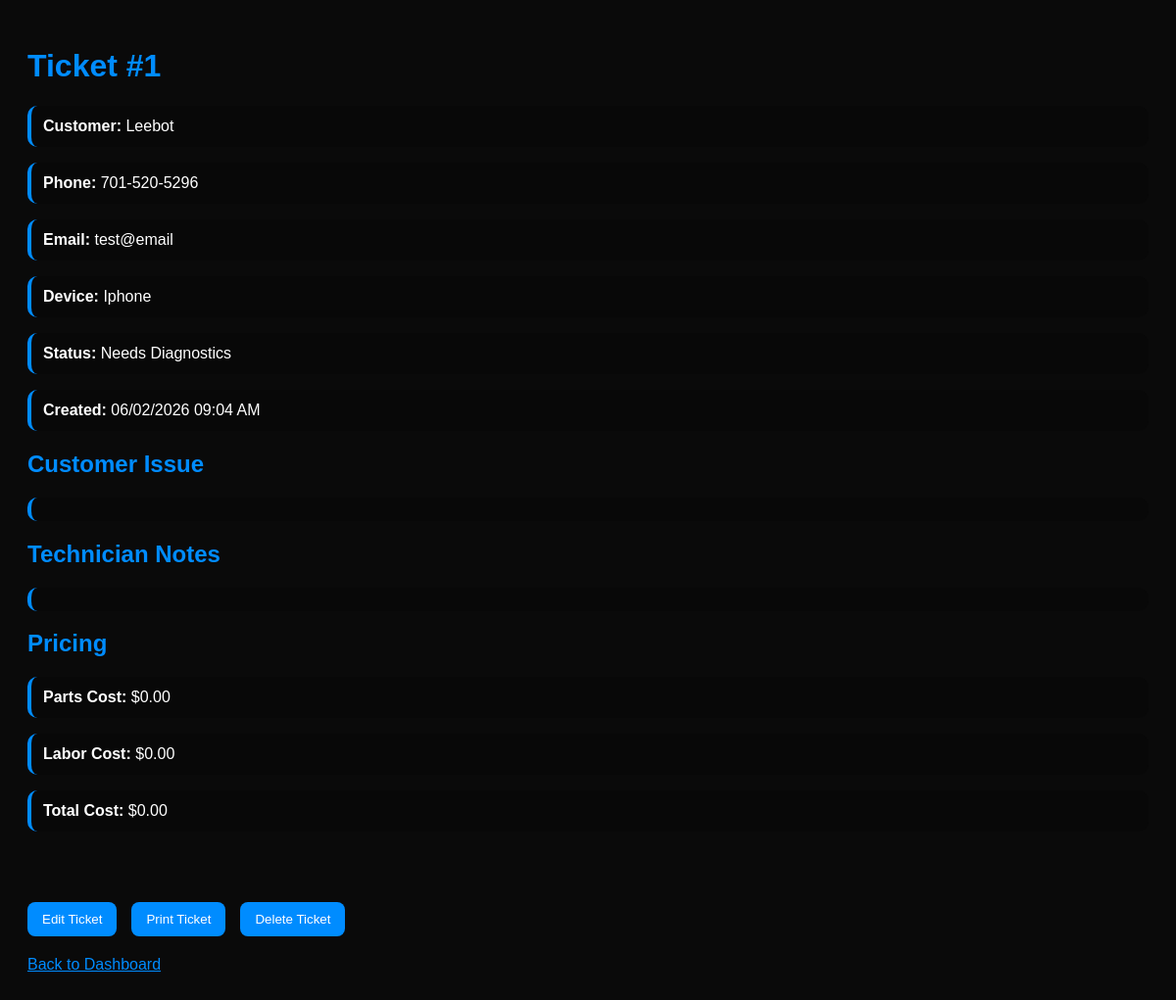
The app's page /ticket/1 with its own data.
### tables this page shows
CREATE TABLE tickets (
    id INTEGER PRIMARY KEY AUTOINCREMENT,
    customer_name TEXT NOT NULL,
    customer_phone TEXT,
    customer_email TEXT,
    device_type TEXT NOT NULL,
    issue TEXT NOT NULL,
    technician_notes TEXT,
    status TEXT DEFAULT 'Needs Diagnostics',
    created_at TEXT DEFAULT CURRENT_TIMESTAMP,
    parts_cost REAL DEFAULT 0,
    labor_cost REAL DEFAULT 0,
    total_cost REAL DEFAULT 0
);

### app.py (the view)
@app.route("/ticket/<int:ticket_id>")
def ticket_detail(ticket_id):
	connection = sqlite3.connect("tickets.db")
	connection.row_factory = sqlite3.Row
	cursor = connection.cursor()
	cursor.execute("SELECT * FROM tickets WHERE id = ?", (ticket_id,))
	ticket = cursor.fetchone()
	connection.close()
	return render_template("ticket.html", ticket=ticket)

### templates/ticket.html (shortened to what this page needs)
<!DOCTYPE html>
<html>
<head>
    <link rel="stylesheet" href="{{ url_for('static', filename='style.css') }}">
</head>
<body>
    <h1>Ticket #{{ ticket.id }}</h1>
    <p><strong>Customer:</strong> {{ ticket.customer_name }}</p>
    <p><strong>Phone:</strong> {{ ticket.customer_phone }}</p>
    <p><strong>Email:</strong> {{ ticket.customer_email }}</p>
    <p><strong>Device:</strong> {{ ticket.device_type }}</p>
    <p><strong>Status:</strong> {{ ticket.status }}</p>
    <p><strong>Created:</strong> {{ ticket.created_at }}</p>
    <h2>Customer Issue</h2>
    <p>{{ ticket.issue }}</p>
    <h2>Technician Notes</h2>
    <p>{{ ticket.technician_notes }}</p>
    <h2>Pricing</h2>
    <p><strong>Parts Cost:</strong> ${{ "%.2f"|format(ticket.parts_cost) }}</p>
    <p><strong>Labor Cost:</strong> ${{ "%.2f"|format(ticket.labor_cost) }}</p>
    <p><strong>Total Cost:</strong> ${{ "%.2f"|format(ticket.total_cost) }}</p>
    <br><br>
<div class="ticket-actions">
    <a href="/ticket/{{ ticket.id }}/edit">
        <button>Edit Ticket</button>
    </a>
    <a href="/ticket/{{ ticket.id }}/print">
        <button>Print Ticket</button>
    </a>
    <form class="delete-form"
          action="/ticket/{{ ticket.id }}/delete"
          method="POST">
        <button type="submit"
            onclick="return confirm('Are you sure you want to delete this ticket?');">
            Delete Ticket
        </button>
    </form>
</div>
<a class="back-link" href="/dashboard">
    Back to Dashboard
</a>
</body>
</html>

### static/style.css (style rules this page uses)
h1, h2 { font-family: 'Orbitron', sans-serif; }
body { font-family: 'Inter', sans-serif; }
body { background-color: #0a0a0a; color: white; font-family: Arial, sans-serif; padding: 20px; }
h1 { color: #008cff; }
h2 { color: #008cff; }
button { background-color: #008cff; color: white; border: none; padding: 10px 15px; border-radius: 8px; cursor: pointer; }
a { color: #008cff; }
p { background-color: #080808; padding: 12px; border-radius: 10px; border-left: 4px solid #008cff; }
.back-link { display: block; margin-top: 20px; }
.delete-form { margin-top: 15px; }
.ticket-actions { display: flex; gap: 15px; margin-top: 20px; flex-wrap: wrap; }
.ticket-actions form { margin: 0; }

### records on screen
tickets: id "1", customer_name "Leebot", customer_phone "701-520-5296", customer_email "test@email", device_type "Iphone", status "Needs Diagnostics", created_at "06/02/2026 09:04 AM", parts_cost "0.00", labor_cost "0.00", total_cost "0.00"
